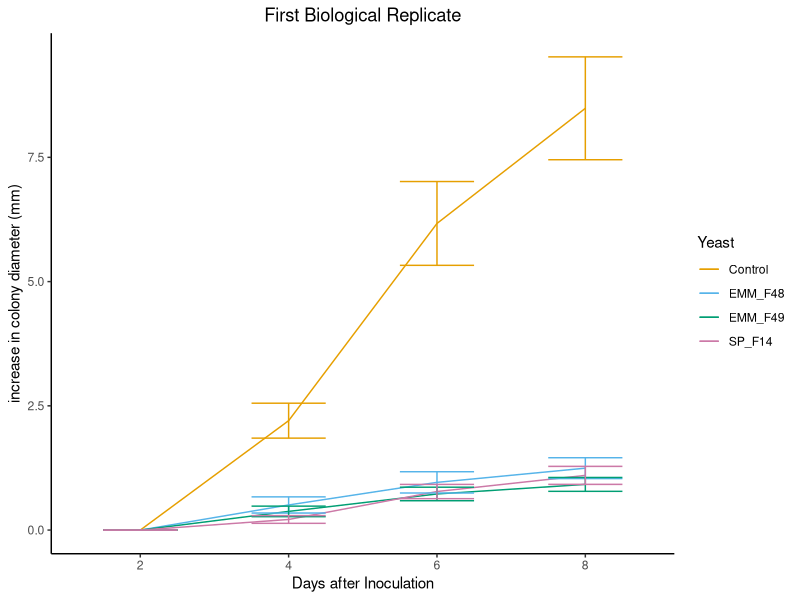
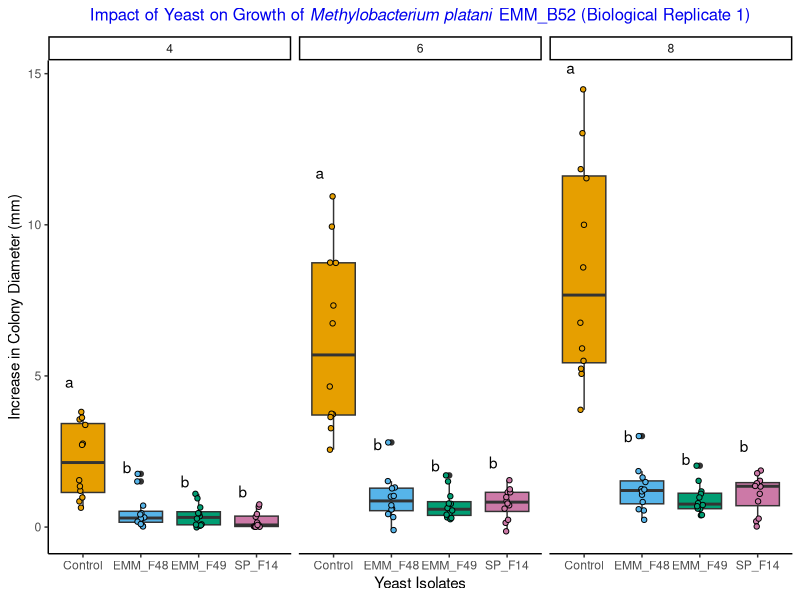
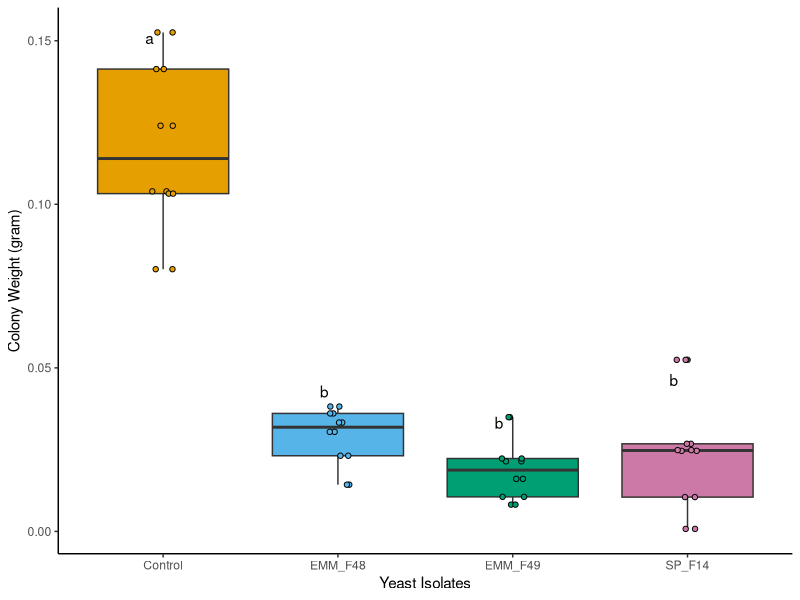
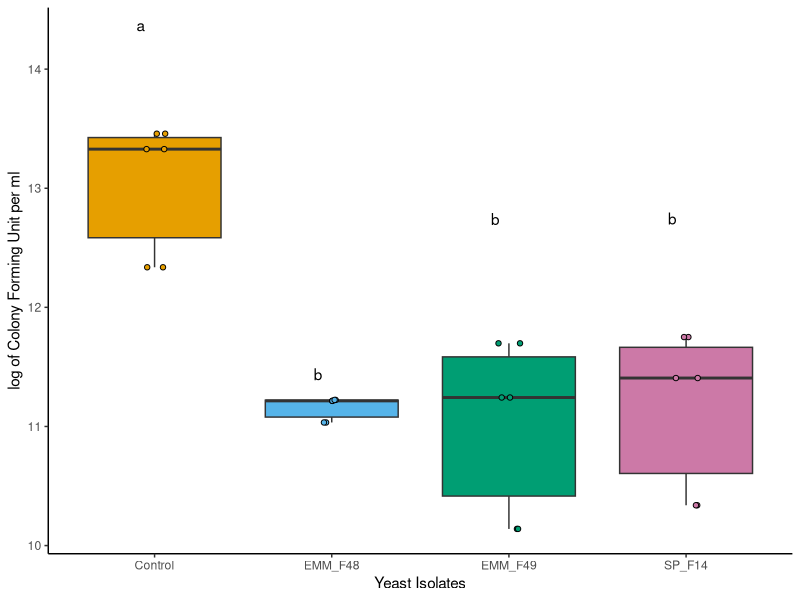
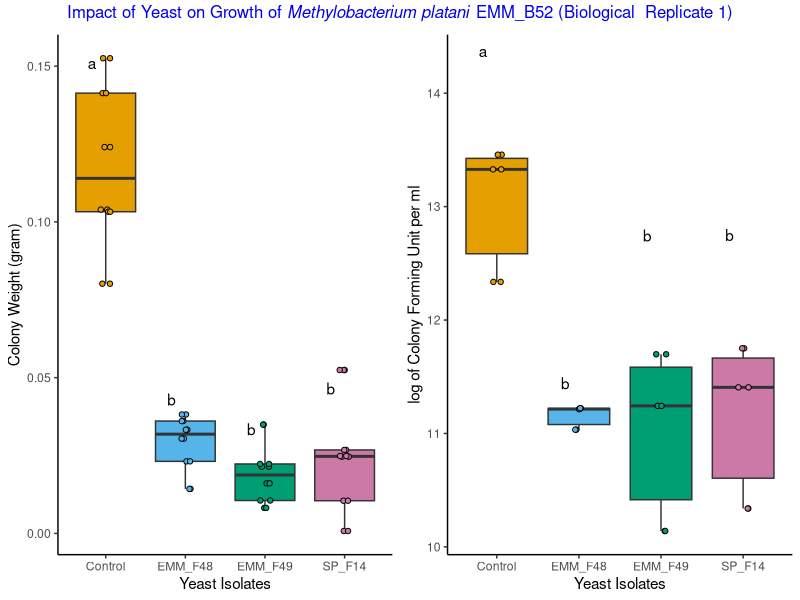
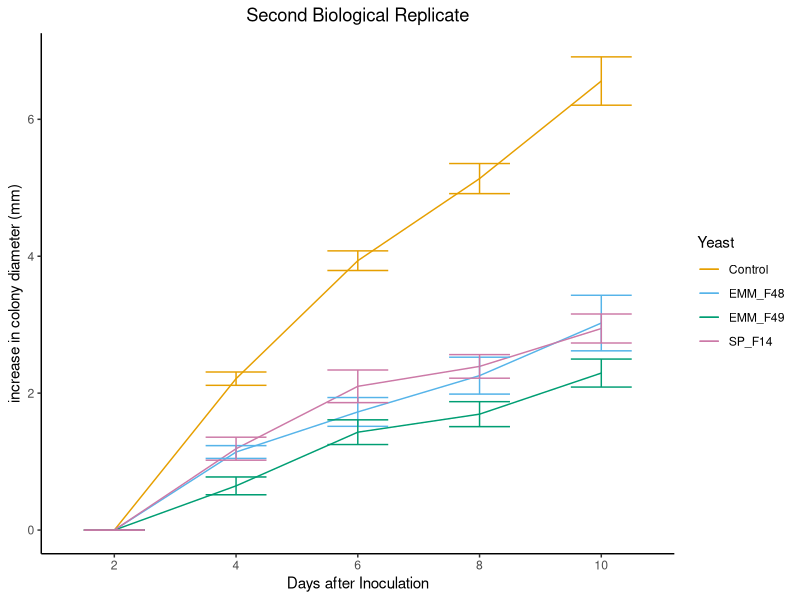
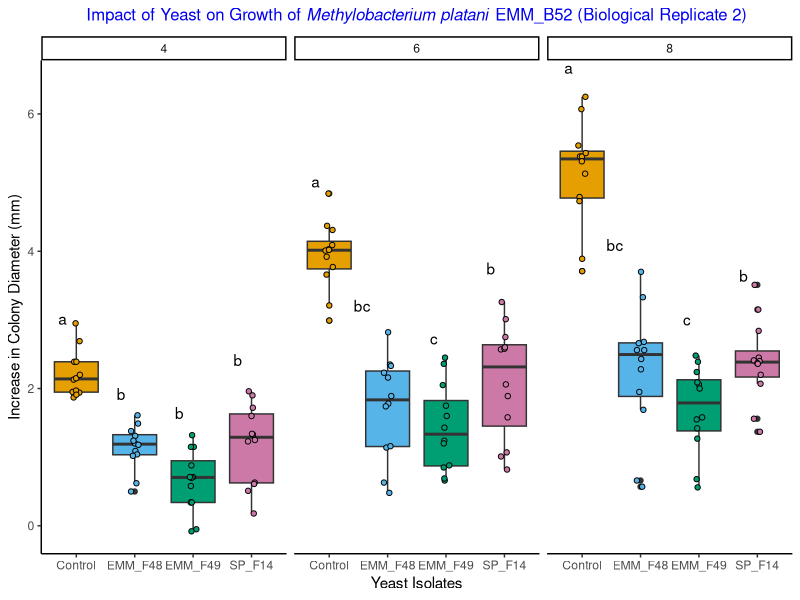
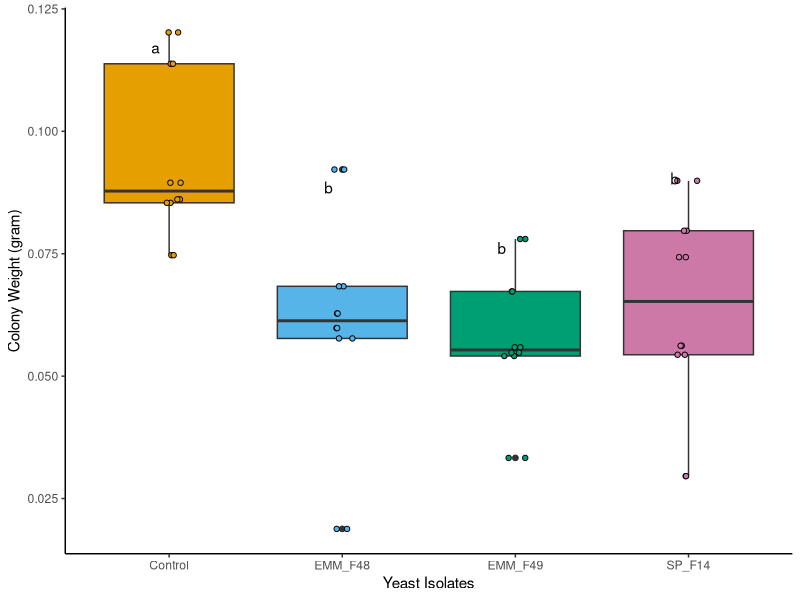

Here is the R script that generated these plots, in order:
## ---- chunk 1
#load the library
library(ggplot2)
library(tidyverse)
library(ggpubr)
library(rstatix)
library(emmeans)
library(multcompView)
library(dplyr)
library(stringr)
library(tidyverse)
library(car)
## ---- chunk 2
#read data
BioRep1 <- read.csv("Splitplate/SplitPlateData/2024-09-16_SplitPlate_B52.csv", na.strings = "na")
#load the color palettes
cbbPalette <- c( "#E69F00", "#56B4E9", "#009E73", "#CC79A7")
#check the structure and see the data
str(BioRep1)
head(BioRep1)
#changing the data into categorical data
BioRep1$Replication=as.factor(BioRep1$Replication)
BioRep1$Media=as.factor(BioRep1$Media)
BioRep1$Yeast=as.factor(BioRep1$Yeast)
BioRep1$DAI=as.factor(BioRep1$DAI)
## ---- chunk 3
#plot data
plot1 <- BioRep1 %>%
  subset(Media=="YePDA") %>% #this data has 2 media types thus subset for YePDA
  ggplot(aes(x = DAI, y = increase, group = Yeast, color = Yeast)) +
  stat_summary(fun = mean, geom="line") +   
  stat_summary(fun.data = mean_se, geom = "errorbar", width = 0.5) +  
  ylab("increase in colony diameter (mm)") +   
  xlab("Days after Inoculation") +   
  theme_classic() +
  scale_color_manual(values = cbbPalette) +
  ggtitle("First Biological Replicate") +
  theme(plot.title = element_text(hjust = 0.5))
plot1

## ---- chunk 4
#filter 1st data date and removing the 1st data since there was no growth associated with it. The data is considered to be the baseline for growth so since it violates the assumption of normality, we remove it from the analysis

filterdata1 <-BioRep1[BioRep1$Media == "YePDA"& BioRep1$DAI != 2,]
#load library
library(nlme)

#stats used for size
size1=lme(increase~Yeast*DAI, data = filterdata1,random=~1|Replication) #mixed effect model
size2=lm(increase ~ Yeast*DAI, data = filterdata1) #use simpler model
summary(size1)
anova(size1, size2) #to check if complex or simple model is better

#pairwise comparison
lsmeans.size1 <- emmeans(size1, ~ Yeast|DAI) 
# estimate lsmeans 
comp.size1 <- multcomp::cld(object = lsmeans.size1, alpha = 0.05, Letters = letters, reversed = TRUE, details = TRUE)
# contrast with Tukey ajustment 
comp.size1


# Extracting the letters for the bars
sig.diff.letters <- data.frame(comp.size1$emmeans$Yeast, 
                               comp.size1$emmeans$DAI,
                               str_trim(comp.size1$emmeans$.group))
colnames(sig.diff.letters) <- c("Yeast", 
                                "DAI",
                                "Letters")

# for plotting with letters from significance test
size1plot <- filterdata1 %>%
  group_by(Yeast, DAI) %>%
  dplyr::summarize(
    colonydiameter = mean(increase, na.rm=TRUE),
    se = sd(increase)/sqrt(3)) %>%
  left_join(sig.diff.letters) 


colonysize1 <- filterdata1 %>%
  ggplot(aes(x = Yeast, y = increase, group = Yeast, fill = Yeast)) +
  geom_boxplot()+
  geom_point(shape = 21, color = "black", position = position_jitterdodge(dodge.width = 0.9))+
   geom_text(data = size1plot, aes(label = Letters, y = colonydiameter+(3*se)), vjust = -0.75, hjust = 2) +
  ylab("Increase in Colony Diameter (mm)") +   
  xlab("Yeast Isolates") +  
    scale_fill_manual(values = cbbPalette) +
  theme(strip.text.x = element_text(size = 18, face= "italic"))+
  theme(axis.title.x = element_text(size =25, face = "bold"), axis.title.y = element_text(size = 25, face = "bold"), axis.text.x=element_text(size=20, angle= 0), axis.text.y=element_text(size=20, angle= 0))+
  theme_classic() +
  theme(legend.position = "none")+
  ggtitle(expression(paste("Impact of Yeast on Growth of ", italic("Methylobacterium platani"), " EMM_B52 (Biological Replicate 1)"))) +
   theme(plot.title = element_text(face = "bold", color = "Blue2", size = 12, hjust = 0.5))+
  facet_wrap(~DAI)
colonysize1
## ---- chunk 5
#filter data to avoid other data except of last day since it was detructive sample taking procedure and colony was taken out from the plate to measure the weight on the last day of data collection.

filterdata1_2 <- filterdata1 %>% 
  filter(DAI == "8" )

#stats used for colony weight
cw1=lme(colony_weight~Yeast,data = filterdata1_2, random = ~1|Replication) ##replication random effect added by Dr. Steury
summary(cw1)
Anova(cw1)
#pairwise comparision
lsmeans.cw1 <- emmeans(cw1, ~ Yeast) 

# contrast with Tukey ajustment 
comp.cw1 <- multcomp::cld(object = lsmeans.cw1, alpha = 0.05, Letters = letters, reversed = TRUE, details = TRUE)
comp.cw1

# Extracting the letters for the bars
sig.diff.letters <- data.frame(comp.cw1$emmeans$Yeast, 
                               str_trim(comp.cw1$emmeans$.group))

colnames(sig.diff.letters) <- c("Yeast", "Letters")

# for plotting with letters from significance test
weightplot <- filterdata1_2 %>%
  group_by(Yeast) %>%
  dplyr::summarize(
    colonyweight = mean(colony_weight, na.rm=TRUE),
    se = sd(colony_weight)/sqrt(3)) %>%
  left_join(sig.diff.letters) 

 colonyweightplot <- filterdata1_2 %>%
  ggplot(aes(x = Yeast, y = colony_weight, group = Yeast, fill = Yeast)) +
  geom_boxplot()+
  geom_point(shape = 21, color = "black", position = position_jitterdodge(dodge.width = 0.9))+
  geom_text(data = weightplot, aes(label = Letters, y = colonyweight+(2*se)), vjust = -0.5, hjust = 2) +
  ylab("Colony Weight (gram)") +   
  xlab("Yeast Isolates") +  
  scale_fill_manual(values = cbbPalette) +
  theme(strip.text.x = element_text(size = 18, face= "italic"))+
  theme(axis.title.x = element_text(size =25, face = "bold"), axis.title.y = element_text(size = 25, face = "bold"), axis.text.x=element_text(size=20, angle= 0), axis.text.y=element_text(size=20, angle= 0))+
  theme_classic() +
  theme(legend.position = "none")
  #ggtitle(expression(paste("Impact of Yeast on Growth of ", italic("Methylobacterium platani"), " EMM_B52"))) +
   #theme(plot.title = element_text(face = "bold", color = "Blue2", size = 12, hjust = 0.5))
colonyweightplot
## ---- chunk 6
#stats used for colony forming unit
cfu1=lme(log10(CFU)~Yeast,data = filterdata1_2, random = ~1|Replication, na.action = na.omit) 
summary(cfu1)
Anova(cfu1)
#pairwise comparision
lsmeans.cfu1 <- emmeans(cfu1, ~ Yeast) ###interaction added by Dr. Steury
#emmeans(cfu,pairwise~Yeast) ##added by Dr. steury
# estimate lsmeans 
comp.cfu1 <- multcomp::cld(object = lsmeans.cfu1, alpha = 0.05, Letters = letters, reversed = TRUE, details = TRUE)
# contrast with Tukey ajustment 
comp.cfu1


# Extracting the letters for the bars
sig.diff.letters <- data.frame(comp.cfu1$emmeans$Yeast, 
                               str_trim(comp.cfu1$emmeans$.group))

colnames(sig.diff.letters) <- c("Yeast", "Letters")

# for plotting with letters from significance test
cfu1plot <- filterdata1_2 %>%
  filter(Replication %in% c(1:3)) %>% 
  group_by(Yeast) %>%
  dplyr::summarize(
    cfu1 = mean(log10(CFU), na.rm=TRUE),
    se = sd(log10(CFU))/sqrt(3)) %>%
  left_join(sig.diff.letters) 

 
CFU1PLOT <- filterdata1 %>%
  subset(Media=="YePDA") %>%
  #subset(Yeast %in% c("Control", "SP_F14","EMM_F3", "EMM_F34")) %>%
  ggplot(aes(x = Yeast, y = log10(CFU), group = Yeast, fill = Yeast)) +
  geom_boxplot()+
  geom_point(shape = 21, color = "black", position = position_jitterdodge(dodge.width = 0.9))+
  geom_text(data = cfu1plot, aes(label = Letters, y = cfu1+(4*se)), vjust = -0.1, hjust = 2) +
  ylab("log of Colony Forming Unit per ml") +   
  xlab("Yeast Isolates") +  
  scale_fill_manual(values = cbbPalette) +
  theme(strip.text.x = element_text(size = 18, face= "italic"))+
  theme(axis.title.x = element_text(size =25, face = "bold"), axis.title.y = element_text(size = 25, face = "bold"), axis.text.x=element_text(size=10, angle= 0), axis.text.y=element_text(size=20, angle= 0))+
  theme_classic() +
  theme(legend.position = "none")
  #ggtitle("Impact of Yeast on Growth of Methylobacterium platani EMM_B52") +
  #theme(plot.title = element_text(hjust = 0.5))
CFU1PLOT

#combining similar dataset plots into one
cw1andcfu1 <- ggarrange(colonyweightplot, CFU1PLOT, nrow = 1, ncol = 2, common.legend = F)
  
cw1andcfu1 <- annotate_figure(cw1andcfu1, top = text_grob(expression(paste("Impact of Yeast on Growth of ", italic("Methylobacterium platani"), " EMM_B52 (Biological  Replicate 1)")), color = "Blue2", size = 12, face = "bold", hjust = 0.5))
cw1andcfu1
## ---- chunk 7
#read data
BioRep2 <- read.csv("Splitplate/SplitPlateData/2024-11-11_SplitPlate_B52-1.csv", na.strings = "na")
#load the color palettes
cbbPalette <- c( "#E69F00", "#56B4E9", "#009E73", "#CC79A7")
#check the structure and see the data
str(BioRep2)
head(BioRep2)
#changing the data into categorical data
BioRep2$Replication=as.factor(BioRep2$Replication)
BioRep2$Yeast=as.factor(BioRep2$Yeast)
BioRep2$DAI=as.factor(BioRep2$DAI)
## ---- chunk 8
#making ggplot
plot2 <- BioRep2 %>%
  ggplot(aes(x = DAI, y = increase, group = Yeast, color = Yeast)) +
  stat_summary(fun = mean,geom="line") +   
  stat_summary(fun.data = mean_se, geom = "errorbar", width = 0.5) +  
  ylab("increase in colony diameter (mm)") +   
  xlab("Days after Inoculation") +   
  theme_classic() +
  scale_color_manual(values = cbbPalette) +
  ggtitle("Second Biological Replicate") +
  theme(plot.title = element_text(hjust = 0.5))
plot2

## ---- chunk 9
#removing the 1st data since there was no growth associated with it
#the data is considered to be the baseline for growth so since it violates the assumption of normality, we remove it from the analysis. For this Day 10 data was also collected. Thus, for consistency, we remove the data for visualization and analysis.
filterdata2 <-BioRep2 %>% 
filter(DAI != "2", DAI != "10")

#load library
library(nlme)
#stats used for size
size2=lme(increase~Yeast*DAI,data = filterdata2,random=~1|Replication) ##replication random effect added by Dr. Steury
summary(size2)
anova(size2)
#pairwise comparision
lsmeans.size2 <- emmeans(size2, ~ Yeast|DAI) ###interaction added by Dr. Steury
#emmeans(size,pairwise~Yeast) ##added by Dr. steury
# estimate lsmeans 
comp.size2 <- multcomp::cld(object = lsmeans.size2, alpha = 0.05, Letters = letters, reversed = TRUE, details = TRUE)
# contrast with Tukey ajustment 
comp.size2


# Extracting the letters for the bars
sig.diff.letters <- data.frame(comp.size2$emmeans$Yeast, 
                               comp.size2$emmeans$DAI,
                               str_trim(comp.size2$emmeans$.group))
colnames(sig.diff.letters) <- c("Yeast", 
                                "DAI",
                                "Letters")

# for plotting with letters from significance test
size2plot <- filterdata2 %>%
  group_by(Yeast, DAI) %>%
  dplyr::summarize(
    colonydiameter = mean(increase, na.rm=TRUE),
    se = sd(increase)/sqrt(3)) %>%
  left_join(sig.diff.letters) 


colonysize2 <- filterdata2 %>%
  ggplot(aes(x = Yeast, y = increase, group = Yeast, fill = Yeast)) +
  geom_boxplot()+
  geom_point(shape = 21, color = "black", position = position_jitterdodge(dodge.width = 0.9))+
   geom_text(data = size2plot, aes(label = Letters, y = colonydiameter+(3*se)), vjust = -0.75, hjust = 2) +
  ylab("Increase in Colony Diameter (mm)") +   
  xlab("Yeast Isolates") +  
    scale_fill_manual(values = cbbPalette) +
  theme(strip.text.x = element_text(size = 18, face= "italic"))+
  theme(axis.title.x = element_text(size =25, face = "bold"), axis.title.y = element_text(size = 25, face = "bold"), axis.text.x=element_text(size=20, angle= 0), axis.text.y=element_text(size=20, angle= 0))+
  theme_classic() +
  theme(legend.position = "none")+
  ggtitle(expression(paste("Impact of Yeast on Growth of ", italic("Methylobacterium platani"), " EMM_B52 (Biological Replicate 2)"))) +
   theme(plot.title = element_text(face = "bold", color = "Blue2", size = 12, hjust = 0.5))+
  facet_wrap(~DAI)
colonysize2
## ---- chunk 10
#filter data to avoid other data except 
filterdata2_2 <- BioRep2 %>% 
  filter(DAI == "10" )

#stats used for colony weight
cw2=lme(colony_weight~Yeast,data = filterdata2_2, random = ~1|Replication) 
summary(cw2)
Anova(cw2)
#pairwise comparision
lsmeans.cw2 <- emmeans(cw2, ~ Yeast) 

# contrast with Tukey ajustment 
comp.cw2 <- multcomp::cld(object = lsmeans.cw2, alpha = 0.05, Letters = letters, reversed = TRUE, details = TRUE)

comp.cw2

# Extracting the letters for the bars
sig.diff.letters <- data.frame(comp.cw2$emmeans$Yeast, 
                               str_trim(comp.cw2$emmeans$.group))

colnames(sig.diff.letters) <- c("Yeast", "Letters")

# for plotting with letters from significance test
weightplot <- filterdata2_2 %>%
  group_by(Yeast) %>%
  dplyr::summarize(
    colonyweight = mean(colony_weight, na.rm=TRUE),
    se = sd(colony_weight)/sqrt(3)) %>%
  left_join(sig.diff.letters) 

 colonyweightplot <- filterdata2_2 %>%
  ggplot(aes(x = Yeast, y = colony_weight, group = Yeast, fill = Yeast)) +
  geom_boxplot()+
  geom_point(shape = 21, color = "black", position = position_jitterdodge(dodge.width = 0.9))+
  geom_text(data = weightplot, aes(label = Letters, y = colonyweight+(2*se)), vjust = -0.5, hjust = 2) +
  ylab("Colony Weight (gram)") +   
  xlab("Yeast Isolates") +  
  scale_fill_manual(values = cbbPalette) +
  theme(strip.text.x = element_text(size = 18, face= "italic"))+
  theme(axis.title.x = element_text(size =25, face = "bold"), axis.title.y = element_text(size = 25, face = "bold"), axis.text.x=element_text(size=20, angle= 0), axis.text.y=element_text(size=20, angle= 0))+
  theme_classic() +
  theme(legend.position = "none")
colonyweightplot
## ---- chunk 11
#stats used for colony forming unit
cfu2=lme(log10(CFU)~Yeast,data = filterdata2_2, random = ~1|Replication, na.action = na.omit) 
summary(cfu2)
Anova(cfu2)
#pairwise comparision
lsmeans.cfu2 <- emmeans(cfu2, ~ Yeast) ###interaction added by Dr. Steury
#emmeans(cfu,pairwise~Yeast) ##added by Dr. steury
# estimate lsmeans 
comp.cfu2 <- multcomp::cld(object = lsmeans.cfu2, alpha = 0.05, Letters = letters, reversed = TRUE, details = TRUE)
# contrast with Tukey ajustment 
comp.cfu2


# Extracting the letters for the bars
sig.diff.letters <- data.frame(comp.cfu2$emmeans$Yeast, 
                               str_trim(comp.cfu2$emmeans$.group))

colnames(sig.diff.letters) <- c("Yeast", "Letters")

# for plotting with letters from significance test
cfu2plot <- filterdata2_2 %>%
  na.omit() %>% 
  group_by(Yeast) %>%
  dplyr::summarize(
    cfu2 = mean(log10(CFU), na.rm=TRUE),
    se = sd(log10(CFU))/sqrt(3)) %>%
  left_join(sig.diff.letters) 

 
CFU2PLOT <- filterdata2_2 %>%
  ggplot(aes(x = Yeast, y = log10(CFU), group = Yeast, fill = Yeast)) +
  geom_boxplot()+
  geom_point(shape = 21, color = "black", position = position_jitterdodge(dodge.width = 0.9))+
  geom_text(data = cfu2plot, aes(label = Letters, y = cfu2+(4*se)), vjust = -0.1, hjust = 2) +
  ylab("log of Colony Forming Unit per ml") +   
  xlab("Yeast Isolates") +  
  scale_fill_manual(values = cbbPalette) +
  theme(strip.text.x = element_text(size = 18, face= "italic"))+
  theme(axis.title.x = element_text(size =25, face = "bold"), axis.title.y = element_text(size = 25, face = "bold"), axis.text.x=element_text(size=10, angle= 0), axis.text.y=element_text(size=20, angle= 0))+
  theme_classic() +
  theme(legend.position = "none")
CFU2PLOT

#combining similar dataset plots into one
cw2andcfu2 <- ggarrange(colonyweightplot, CFU2PLOT, nrow = 1, ncol = 2, common.legend = F)
  
cw2andcfu2 <- annotate_figure(cw2andcfu2, top = text_grob(expression(paste("Impact of Yeast on Growth of ", italic("Methylobacterium platani"), " EMM_B52 (Biological Replicate 2)")), color = "Blue2", size = 12, face = "bold", hjust = 0.5))
cw2andcfu2
